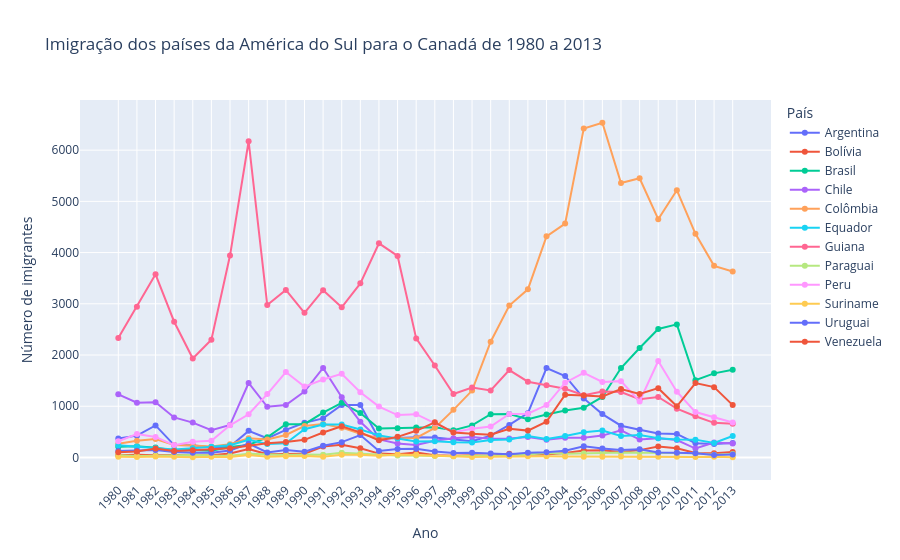

Here is the notebook cell this chart was saved with:
### Code cell
#Plotando o Grafico Interativo do novo Dataframe criado:
fig = px.line(america_sul_final, x=america_sul_final.index, y=america_sul_final.columns, color='País', 
              title='Imigração dos países da América do Sul para o Canadá de 1980 a 2013', markers=True) #marcadores inseridos
fig.update_layout(
    xaxis={'tickangle': -45},
    xaxis_title='Ano',
    yaxis_title='Número de imigrantes')

fig.show()

### Figure 1 — Plotly figure (JSON) as saved in the notebook; plotly's stock layout.template omitted (floating-point values rounded to 4 significant figures)
{"data": [{"hovertemplate": "País=Argentina<br>index=%{x}<br>value=%{y}<extra></extra>", "legendgroup": "Argentina", "line": {"color": "#636efa", "dash": "solid"}, "marker": {"symbol": "circle"}, "mode": "lines+markers", "name": "Argentina", "orientation": "v", "showlegend": true, "type": "scatter", "x": ["1980", "1981", "1982", "1983", "1984", "1985", "1986", "1987", "1988", "1989", "1990", "1991", "1992", "1993", "1994", "1995", "1996", "1997", "1998", "1999", "2000", "2001", "2002", "2003", "2004", "2005", "2006", "2007", "2008", "2009", "2010", "2011", "2012", "2013"], "xaxis": "x", "y": [368, 426, 626, 241, 237, 196, 213, 519, 374, 538, 678, 763, 1023, 1022, 366, 380, 396, 391, 349, 318, 427, 635, 865, 1745, 1591, 1153, 847, 620, 540, 467, 459, 278, 263, 282], "yaxis": "y"}, {"hovertemplate": "País=Bolívia<br>index=%{x}<br>value=%{y}<extra></extra>", "legendgroup": "Bolívia", "line": {"color": "#EF553B", "dash": "solid"}, "marker": {"symbol": "circle"}, "mode": "lines+markers", "name": "Bolívia", "orientation": "v", "showlegend": true, "type": "scatter", "x": ["1980", "1981", "1982", "1983", "1984", "1985", "1986", "1987", "1988", "1989", "1990", "1991", "1992", "1993", "1994", "1995", "1996", "1997", "1998", "1999", "2000", "2001", "2002", "2003", "2004", "2005", "2006", "2007", "2008", "2009", "2010", "2011", "2012", "2013"], "xaxis": "x", "y": [44, 52, 42, 49, 38, 44, 79, 165, 63, 68, 71, 214, 247, 180, 75, 61, 96, 43, 33, 42, 33, 72, 57, 59, 85, 134, 139, 107, 143, 214, 180, 86, 83, 107], "yaxis": "y"}, {"hovertemplate": "País=Brasil<br>index=%{x}<br>value=%{y}<extra></extra>", "legendgroup": "Brasil", "line": {"color": "#00cc96", "dash": "solid"}, "marker": {"symbol": "circle"}, "mode": "lines+markers", "name": "Brasil", "orientation": "v", "showlegend": true, "type": "scatter", "x": ["1980", "1981", "1982", "1983", "1984", "1985", "1986", "1987", "1988", "1989", "1990", "1991", "1992", "1993", "1994", "1995", "1996", "1997", "1998", "1999", "2000", "2001", "2002", "2003", "2004", "2005", "2006", "2007", "2008", "2009", "2010", "2011", "2012", "2013"], "xaxis": "x", "y": [211, 220, 192, 139, 145, 130, 205, 244, 394, 650, 650, 877, 1066, 866, 566, 572, 586, 591, 531, 626, 845, 847, 745, 839, 917, 969, 1181, 1746, 2138, 2509, 2598, 1508, 1642, 1714], "yaxis": "y"}, {"hovertemplate": "País=Chile<br>index=%{x}<br>value=%{y}<extra></extra>", "legendgroup": "Chile", "line": {"color": "#ab63fa", "dash": "solid"}, "marker": {"symbol": "circle"}, "mode": "lines+markers", "name": "Chile", "orientation": "v", "showlegend": true, "type": "scatter", "x": ["1980", "1981", "1982", "1983", "1984", "1985", "1986", "1987", "1988", "1989", "1990", "1991", "1992", "1993", "1994", "1995", "1996", "1997", "1998", "1999", "2000", "2001", "2002", "2003", "2004", "2005", "2006", "2007", "2008", "2009", "2010", "2011", "2012", "2013"], "xaxis": "x", "y": [1233, 1069, 1078, 781, 681, 533, 633, 1454, 990, 1023, 1286, 1749, 1175, 697, 352, 273, 244, 325, 376, 397, 366, 369, 401, 347, 383, 384, 427, 530, 350, 375, 340, 174, 291, 273], "yaxis": "y"}, {"hovertemplate": "País=Colômbia<br>index=%{x}<br>value=%{y}<extra></extra>", "legendgroup": "Colômbia", "line": {"color": "#FFA15A", "dash": "solid"}, "marker": {"symbol": "circle"}, "mode": "lines+markers", "name": "Colômbia", "orientation": "v", "showlegend": true, "type": "scatter", "x": ["1980", "1981", "1982", "1983", "1984", "1985", "1986", "1987", "1988", "1989", "1990", "1991", "1992", "1993", "1994", "1995", "1996", "1997", "1998", "1999", "2000", "2001", "2002", "2003", "2004", "2005", "2006", "2007", "2008", "2009", "2010", "2011", "2012", "2013"], "xaxis": "x", "y": [266, 326, 360, 244, 235, 214, 257, 376, 352, 439, 614, 652, 582, 464, 375, 371, 381, 578, 929, 1306, 2259, 2965, 3283, 4318, 4566, 6424, 6535, 5357, 5452, 4652, 5218, 4366, 3741, 3631], "yaxis": "y"}, {"hovertemplate": "País=Equador<br>index=%{x}<br>value=%{y}<extra></extra>", "legendgroup": "Equador", "line": {"color": "#19d3f3", "dash": "solid"}, "marker": {"symbol": "circle"}, "mode": "lines+markers", "name": "Equador", "orientation": "v", "showlegend": true, "type": "scatter", "x": ["1980", "1981", "1982", "1983", "1984", "1985", "1986", "1987", "1988", "1989", "1990", "1991", "1992", "1993", "1994", "1995", "1996", "1997", "1998", "1999", "2000", "2001", "2002", "2003", "2004", "2005", "2006", "2007", "2008", "2009", "2010", "2011", "2012", "2013"], "xaxis": "x", "y": [238, 207, 184, 155, 179, 208, 240, 344, 265, 278, 552, 643, 644, 547, 431, 368, 310, 317, 295, 291, 342, 353, 418, 361, 417, 491, 525, 419, 437, 373, 353, 348, 282, 418], "yaxis": "y"}, {"hovertemplate": "País=Guiana<br>index=%{x}<br>value=%{y}<extra></extra>", "legendgroup": "Guiana", "line": {"color": "#FF6692", "dash": "solid"}, "marker": {"symbol": "circle"}, "mode": "lines+markers", "name": "Guiana", "orientation": "v", "showlegend": true, "type": "scatter", "x": ["1980", "1981", "1982", "1983", "1984", "1985", "1986", "1987", "1988", "1989", "1990", "1991", "1992", "1993", "1994", "1995", "1996", "1997", "1998", "1999", "2000", "2001", "2002", "2003", "2004", "2005", "2006", "2007", "2008", "2009", "2010", "2011", "2012", "2013"], "xaxis": "x", "y": [2334, 2943, 3575, 2650, 1932, 2299, 3942, 6174, 2977, 3270, 2824, 3266, 2932, 3399, 4181, 3935, 2324, 1795, 1238, 1366, 1308, 1707, 1479, 1410, 1341, 1215, 1286, 1277, 1137, 1180, 953, 804, 676, 656], "yaxis": "y"}, {"hovertemplate": "País=Paraguai<br>index=%{x}<br>value=%{y}<extra></extra>", "legendgroup": "Paraguai", "line": {"color": "#B6E880", "dash": "solid"}, "marker": {"symbol": "circle"}, "mode": "lines+markers", "name": "Paraguai", "orientation": "v", "showlegend": true, "type": "scatter", "x": ["1980", "1981", "1982", "1983", "1984", "1985", "1986", "1987", "1988", "1989", "1990", "1991", "1992", "1993", "1994", "1995", "1996", "1997", "1998", "1999", "2000", "2001", "2002", "2003", "2004", "2005", "2006", "2007", "2008", "2009", "2010", "2011", "2012", "2013"], "xaxis": "x", "y": [45, 26, 32, 40, 48, 36, 34, 72, 53, 48, 56, 51, 94, 75, 46, 39, 38, 30, 25, 34, 29, 34, 60, 88, 74, 75, 88, 98, 95, 88, 89, 83, 55, 66], "yaxis": "y"}, {"hovertemplate": "País=Peru<br>index=%{x}<br>value=%{y}<extra></extra>", "legendgroup": "Peru", "line": {"color": "#FF97FF", "dash": "solid"}, "marker": {"symbol": "circle"}, "mode": "lines+markers", "name": "Peru", "orientation": "v", "showlegend": true, "type": "scatter", "x": ["1980", "1981", "1982", "1983", "1984", "1985", "1986", "1987", "1988", "1989", "1990", "1991", "1992", "1993", "1994", "1995", "1996", "1997", "1998", "1999", "2000", "2001", "2002", "2003", "2004", "2005", "2006", "2007", "2008", "2009", "2010", "2011", "2012", "2013"], "xaxis": "x", "y": [317, 456, 401, 241, 306, 328, 628, 843, 1237, 1667, 1384, 1522, 1632, 1274, 993, 827, 845, 676, 493, 560, 603, 849, 855, 1023, 1460, 1653, 1473, 1490, 1094, 1884, 1283, 886, 787, 682], "yaxis": "y"}, {"hovertemplate": "País=Suriname<br>index=%{x}<br>value=%{y}<extra></extra>", "legendgroup": "Suriname", "line": {"color": "#FECB52", "dash": "solid"}, "marker": {"symbol": "circle"}, "mode": "lines+markers", "name": "Suriname", "orientation": "v", "showlegend": true, "type": "scatter", "x": ["1980", "1981", "1982", "1983", "1984", "1985", "1986", "1987", "1988", "1989", "1990", "1991", "1992", "1993", "1994", "1995", "1996", "1997", "1998", "1999", "2000", "2001", "2002", "2003", "2004", "2005", "2006", "2007", "2008", "2009", "2010", "2011", "2012", "2013"], "xaxis": "x", "y": [15, 10, 21, 12, 5, 16, 7, 46, 16, 24, 26, 13, 53, 51, 32, 58, 51, 35, 22, 11, 16, 22, 22, 22, 17, 15, 16, 20, 9, 12, 13, 11, 16, 4], "yaxis": "y"}, {"hovertemplate": "País=Uruguai<br>index=%{x}<br>value=%{y}<extra></extra>", "legendgroup": "Uruguai", "line": {"color": "#636efa", "dash": "solid"}, "marker": {"symbol": "circle"}, "mode": "lines+markers", "name": "Uruguai", "orientation": "v", "showlegend": true, "type": "scatter", "x": ["1980", "1981", "1982", "1983", "1984", "1985", "1986", "1987", "1988", "1989", "1990", "1991", "1992", "1993", "1994", "1995", "1996", "1997", "1998", "1999", "2000", "2001", "2002", "2003", "2004", "2005", "2006", "2007", "2008", "2009", "2010", "2011", "2012", "2013"], "xaxis": "x", "y": [128, 132, 146, 105, 90, 92, 137, 269, 99, 144, 111, 229, 299, 437, 125, 164, 171, 117, 87, 93, 75, 64, 91, 103, 130, 217, 175, 147, 160, 99, 93, 81, 47, 58], "yaxis": "y"}, {"hovertemplate": "País=Venezuela<br>index=%{x}<br>value=%{y}<extra></extra>", "legendgroup": "Venezuela", "line": {"color": "#EF553B", "dash": "solid"}, "marker": {"symbol": "circle"}, "mode": "lines+markers", "name": "Venezuela", "orientation": "v", "showlegend": true, "type": "scatter", "x": ["1980", "1981", "1982", "1983", "1984", "1985", "1986", "1987", "1988", "1989", "1990", "1991", "1992", "1993", "1994", "1995", "1996", "1997", "1998", "1999", "2000", "2001", "2002", "2003", "2004", "2005", "2006", "2007", "2008", "2009", "2010", "2011", "2012", "2013"], "xaxis": "x", "y": [103, 117, 174, 124, 142, 165, 179, 229, 279, 304, 344, 487, 610, 490, 334, 402, 520, 686, 489, 464, 443, 560, 524, 699, 1224, 1211, 1192, 1335, 1239, 1353, 998, 1452, 1373, 1022], "yaxis": "y"}], "layout": {"legend": {"title": {"text": "País"}, "tracegroupgap": 0}, "title": {"text": "Imigração dos países da América do Sul para o Canadá de 1980 a 2013"}, "xaxis": {"anchor": "y", "domain": [0, 1], "tickangle": -45, "title": {"text": "Ano"}}, "yaxis": {"anchor": "x", "domain": [0, 1], "title": {"text": "Número de imigrantes"}}}}
